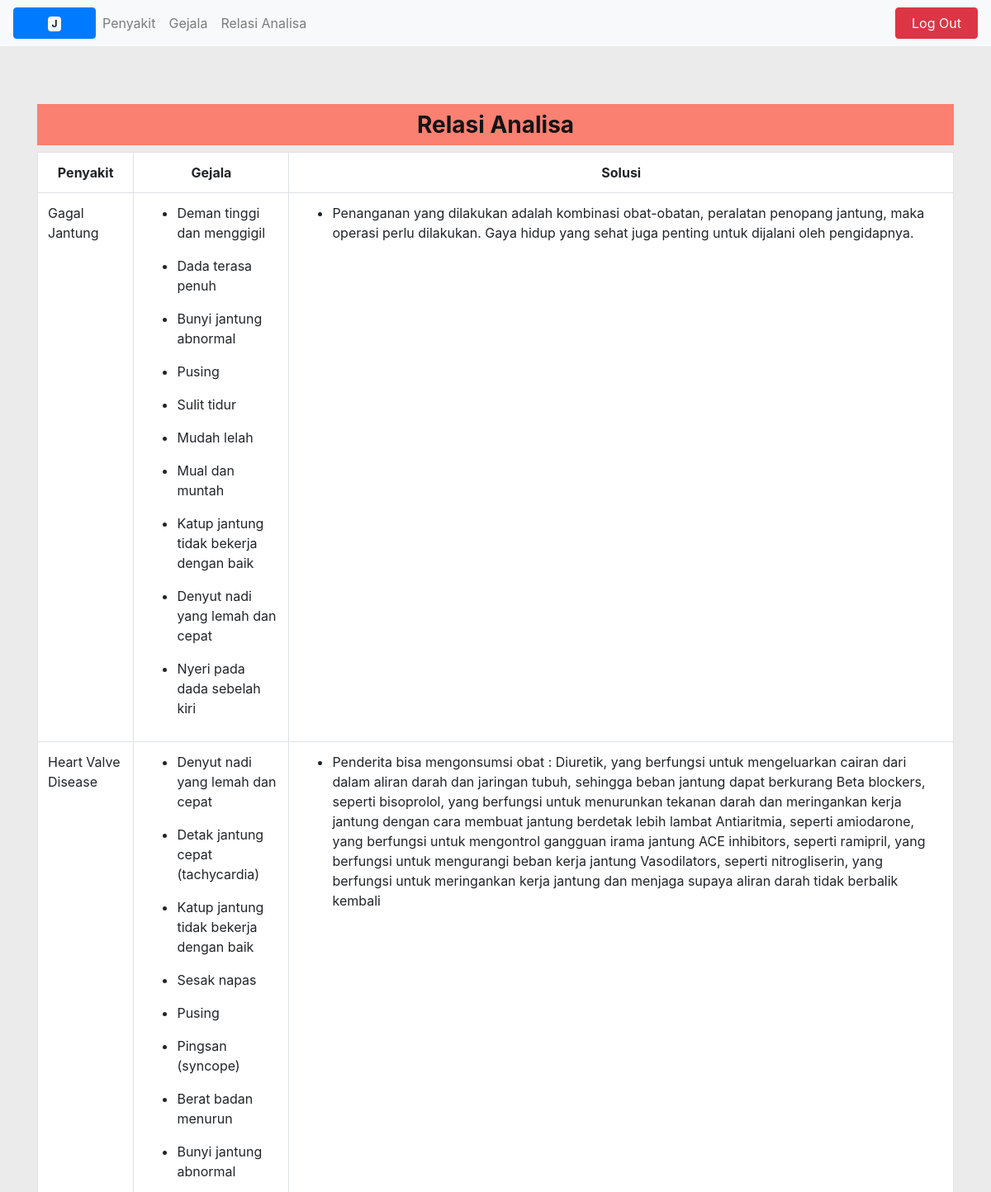
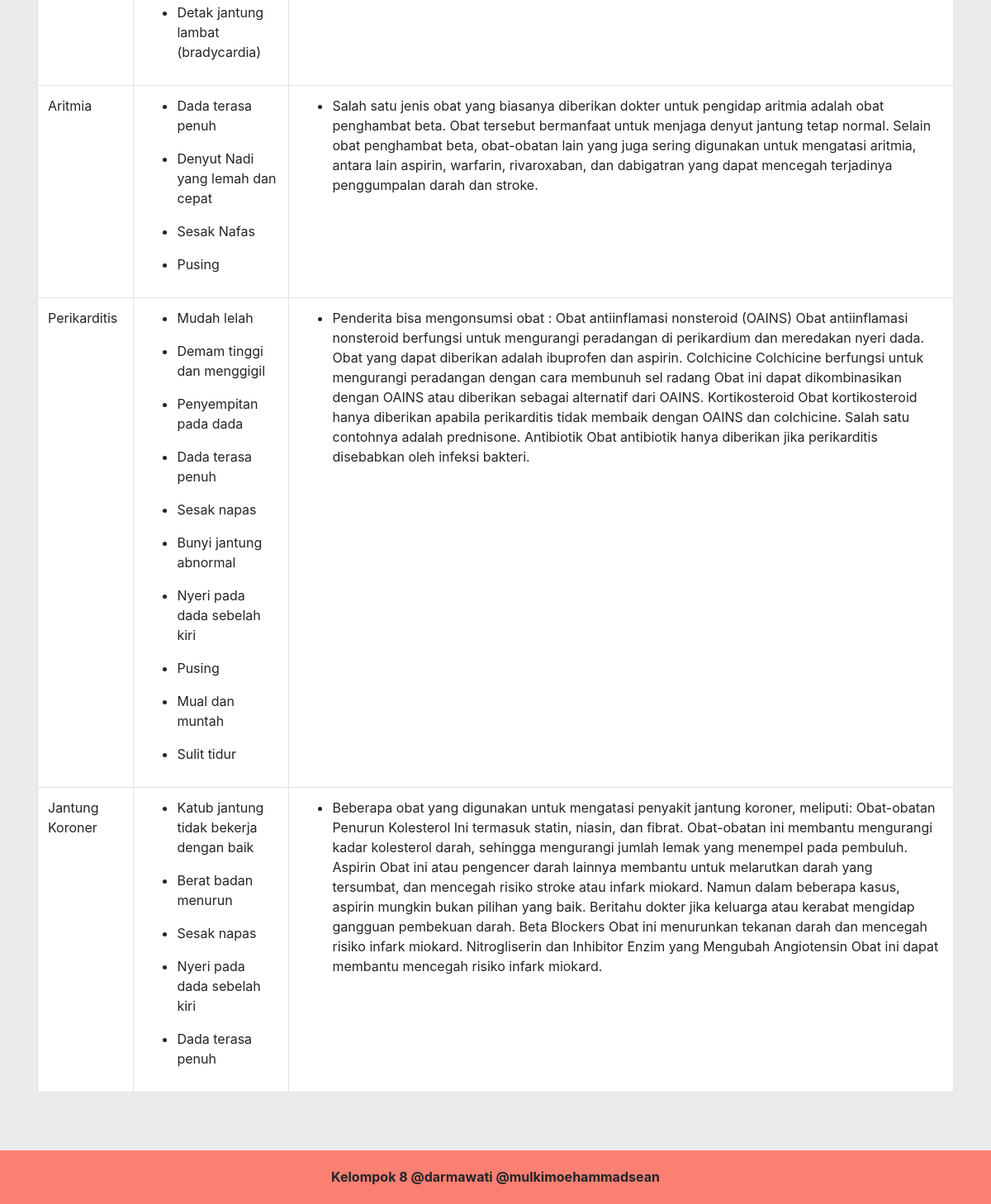
/adm_relasi.php (signed in), run on the app's committed database (2 pictures, top to bottom).
### tables this page shows
CREATE TABLE `penyakit` (
  `id` int(11) NOT NULL,
  `penyakit` varchar(255) NOT NULL,
  `solusi` text NOT NULL
);

CREATE TABLE `gejala` (
  `id` int(11) NOT NULL,
  `gejala` varchar(255) NOT NULL,
  `penyakit_id` int(11) NOT NULL
);

### functions.php (called while the page is built, shortened)
<?php
    $conn = mysqli_connect("localhost", "root", "", "pakarjagung");
    function query($query) {
        global $conn;
        $result = mysqli_query($conn, $query);
        $rows = [];
        while( $row = mysqli_fetch_assoc($result)) {
            $rows[] = $row;
        }
        return $rows;
    }

### adm_relasi.php (the view, shortened to what this page needs)
<?php
require 'functions.php';
$penyakit = query("SELECT * FROM penyakit");
?>
<!DOCTYPE html>
<html lang="en">
<head>
    <link rel="stylesheet" href="css/css/bootstrap.min.css">
    <link rel="stylesheet" href="css/css/style.css">
</head>
<body>
    <nav class="navbar navbar-expand-lg navbar-light bg-light">
        <button type="button" class="btn btn-primary">
             <span class="badge badge-light">J</span>
        </button>
        <div class="collapse navbar-collapse" id="navbarSupportedContent">
            <ul class="navbar-nav mr-auto">
                <li class="nav-item">
                    <a class="nav-link" href="adm_penyakit.php">Penyakit <span class="sr-only">(current)</span></a>
                </li>
                <li class="nav-item">
                    <a class="nav-link" href="adm_gejala.php">Gejala</a>
                </li>
                <li class="nav-item">
                    <a class="nav-link" href="adm_relasi.php">Relasi Analisa</a>
                </li>
            </ul>
            <a href="login/logout.php"><button type="button" class="btn btn-danger">Log Out</button></a>
        </div>
    </nav>
    <div class="container">
        <table class="data table table-stripped table-bordered table-hover">
            <tr>
                <h3>Relasi Analisa</h3>
            </tr>
            <tr>
                <th>Penyakit</th>
                <th>Gejala</th>
                <th>Solusi</th>
            </tr>
            <?php foreach ($penyakit as $sakit) : ?>
                <tr>
                    <td><?= $sakit['penyakit']; ?></td>
                    <td>
                        <?php $gjala = query("SELECT * FROM gejala WHERE penyakit_id='" . $sakit['id'] . "'");?>
                        <?php foreach ($gjala as $gjl) : ?>
                            <ul>
                                <li><?= $gjl['gejala'] ?></li>
                            </ul>
                        <?php endforeach ?>
                    </td>
                    <td>
                        <ul>
                            <li><?= $sakit['solusi']; ?></li>
                        </ul>
                    </td>
                </tr>
            <?php endforeach ?>
        </table>
    </div>
    <div class="footer">
        <p>Kelompok 8 @darmawati @mulkimoehammadsean</p>
    </div>
</body>
</html>

### css/css/style.css (style rules this page uses)
body { margin: 0; padding: 0; width: 100%; background: rgb(236, 235, 235); }
.container { margin-top: 70px; margin-bottom: 70px; }
.footer { width: 100%; height: 65px; background-color: salmon; text-align: center; line-height: 65px; font-size: medium; font-weight: bold; }
button { background: rgb(81, 81, 214); width: 100px; border: 1px solid rgb(81, 81, 214); margin: auto; }
table { margin: auto; }
.container h3 { background: salmon; width: 100%; height: 50px; line-height: 50px; color: rgb(20, 20, 20); font-weight: bold; text-align: center; }
.data { width: 100%; background-color: white; }
.data th { text-align: center; }

### data on the page
penyakit: penyakit "Gagal Jantung", solusi "Penanganan yang dilakukan adalah kombinasi obat-obatan, peralatan penopang jantung, maka operasi perlu dilakukan. Gaya hidup yang sehat juga penting untuk dijalani oleh pengidapnya."
gejala: gejala "Deman tinggi dan menggigil"
gejala: gejala "Dada terasa penuh"
gejala: gejala "Bunyi jantung abnormal"
gejala: gejala "Pusing"
gejala: gejala "Sulit tidur"
gejala: gejala "Mudah lelah"
gejala: gejala "Mual dan muntah"
gejala: gejala "Katup jantung tidak bekerja dengan baik"
gejala: gejala "Denyut nadi yang lemah dan cepat"
gejala: gejala "Nyeri pada dada sebelah kiri"
penyakit: penyakit "Heart Valve Disease", solusi "Penderita bisa mengonsumsi obat : Diuretik, yang berfungsi untuk mengeluarkan cairan dari dalam aliran darah dan jaringan tubuh, sehingga beban jantung dapat berkurang Beta blockers, seperti bisoprolol, yang berfungsi untuk menurunkan tekanan darah dan meringankan kerja jantung dengan cara membuat jantung berdetak lebih lambat Antiaritmia, seperti amiodarone, yang berfungsi untuk mengontrol gangguan irama jantung ACE inhibitors, seperti ramipril, yang berfungsi untuk mengurangi beban kerja jantung Vasodilators, seperti nitrogliserin, yang berfungsi untuk meringankan kerja jantung dan menjaga supaya aliran darah tidak berbalik kembali"
gejala: gejala "Denyut nadi yang lemah dan cepat"
gejala: gejala "Detak jantung cepat (tachycardia)"
gejala: gejala "Katup jantung tidak bekerja dengan baik"
gejala: gejala "Sesak napas"
gejala: gejala "Pusing"
gejala: gejala "Pingsan (syncope)"
gejala: gejala "Berat badan menurun"
gejala: gejala "Bunyi jantung abnormal"
gejala: gejala "Detak jantung lambat (bradycardia)"
penyakit: penyakit "Aritmia", solusi "Salah satu jenis obat yang biasanya diberikan dokter untuk pengidap aritmia adalah obat penghambat beta. Obat tersebut bermanfaat untuk menjaga denyut jantung tetap normal. Selain obat penghambat beta, obat-obatan lain yang juga sering digunakan untuk mengatasi aritmia, antara lain aspirin, warfarin, rivaroxaban, dan dabigatran yang dapat mencegah terjadinya penggumpalan darah dan stroke."
gejala: gejala "Dada terasa penuh"
gejala: gejala "Denyut Nadi yang lemah dan cepat"
gejala: gejala "Sesak Nafas"
gejala: gejala "Pusing"
penyakit: penyakit "Perikarditis", solusi "Penderita bisa mengonsumsi obat : Obat antiinflamasi nonsteroid (OAINS) Obat antiinflamasi nonsteroid berfungsi untuk mengurangi peradangan di perikardium dan meredakan nyeri dada. Obat yang dapat diberikan adalah ibuprofen dan aspirin. Colchicine Colchicine berfungsi untuk mengurangi peradangan dengan cara membunuh sel radang Obat ini dapat dikombinasikan dengan OAINS atau diberikan sebagai alternatif dari OAINS. Kortikosteroid Obat kortikosteroid hanya diberikan apabila perikarditis tidak membaik dengan OAINS dan colchicine. Salah satu contohnya adalah prednisone. Antibiotik Obat antibiotik hanya diberikan jika perikarditis disebabkan oleh infeksi bakteri."
gejala: gejala "Mudah lelah"
gejala: gejala "Demam tinggi dan menggigil"
gejala: gejala "Penyempitan pada dada"
gejala: gejala "Dada terasa penuh"
gejala: gejala "Sesak napas"
gejala: gejala "Bunyi jantung abnormal"
gejala: gejala "Nyeri pada dada sebelah kiri"
gejala: gejala "Pusing"
gejala: gejala "Mual dan muntah"
gejala: gejala "Sulit tidur"
penyakit: penyakit "Jantung Koroner", solusi "Beberapa obat yang digunakan untuk mengatasi penyakit jantung koroner, meliputi: Obat-obatan Penurun Kolesterol Ini termasuk statin, niasin, dan fibrat. Obat-obatan ini membantu mengurangi kadar kolesterol darah, sehingga mengurangi jumlah lemak yang menempel pada pembuluh. Aspirin Obat ini atau pengencer darah lainnya membantu untuk melarutkan darah yang tersumbat, dan mencegah risiko stroke atau infark miokard. Namun dalam beberapa kasus, aspirin mungkin bukan pilihan yang baik. Beritahu dokter jika keluarga atau kerabat mengidap gangguan pembekuan darah. Beta Blockers Obat ini menurunkan tekanan darah dan mencegah risiko infark miokard. Nitrogliserin dan Inhibitor Enzim yang Mengubah…"
gejala: gejala "Katub jantung tidak bekerja dengan baik"
gejala: gejala "Berat badan menurun"
gejala: gejala "Sesak napas"
gejala: gejala "Nyeri pada dada sebelah kiri"
gejala: gejala "Dada terasa penuh"
